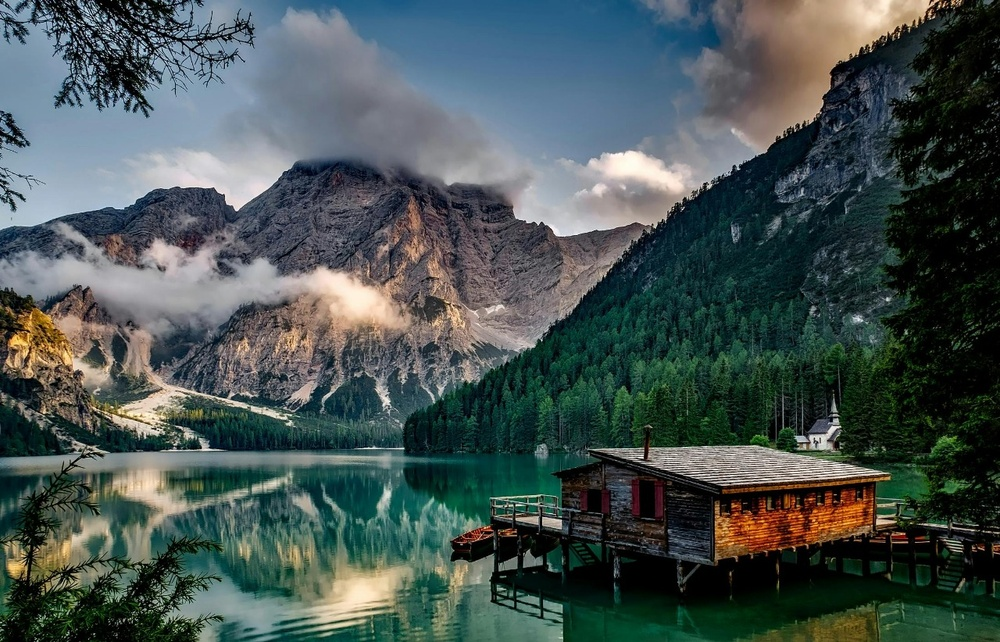
#> input picture assets/images/mountain.jpeg, 1000 x 642 px, shrunk from 1280 x 822 before the run
$ python 8-Contours-detection.py
#> lines starting #> are read from the running program, lines starting #| are printed output that depends on the picture; after the words box and inside, x2 and y2 are one past the last pixel; in counts of white or black regions, pixels touching at a corner belong together
import cv2 as cv
import numpy as np

img = cv.imread("assets/images/mountain.jpeg")
#> img is the input picture: shape (642, 1000, 3); mean B, G, R 82.4, 83.9, 71.3

blank = np.zeros(img.shape, dtype='uint8')


# [6 lines of commented-out code are left out]

gray = cv.cvtColor(img, cv.COLOR_BGR2GRAY)
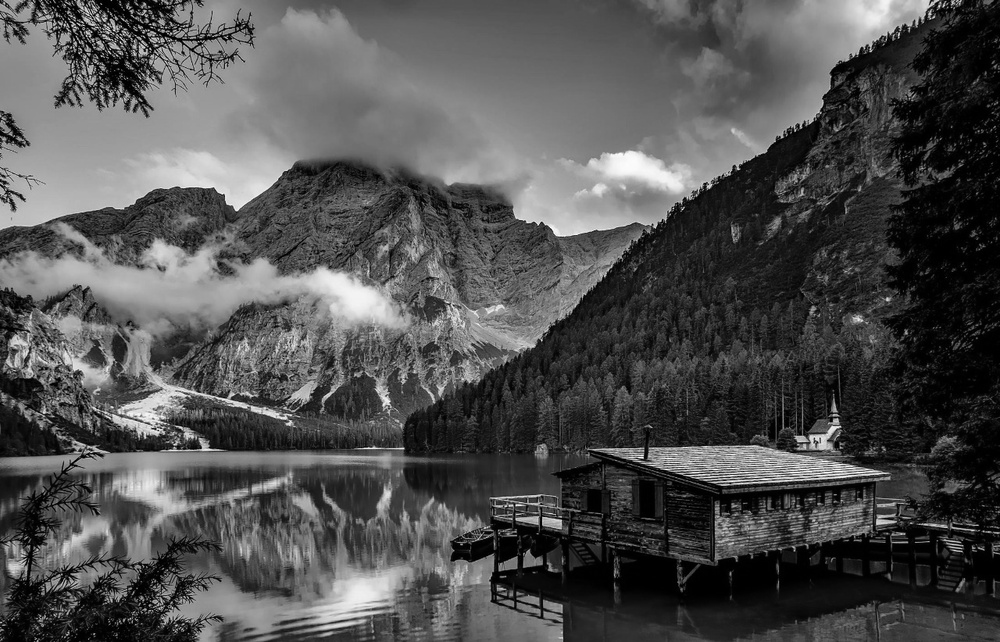
#> gray: shape (642, 1000); min 0, max 255, mean 80
rat, thresh =cv.threshold(gray, 125, 255, cv.THRESH_BINARY)
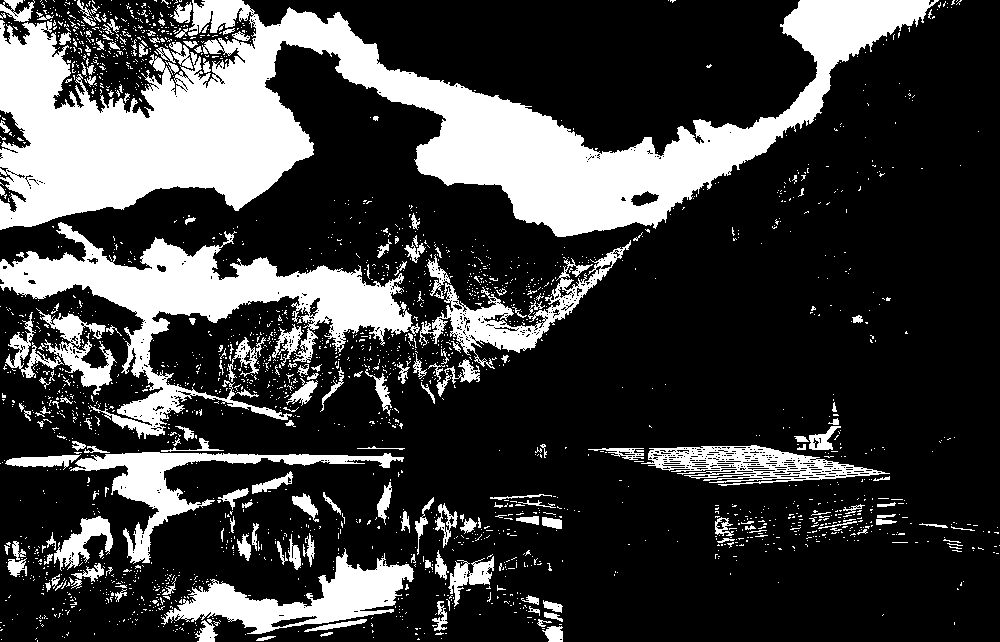
#> thresh: shape (642, 1000); 24.4% white; 2321 white regions (2132 under 20 px)
contours, hierachires = cv.findContours(thresh, cv.RETR_LIST, cv.CHAIN_APPROX_NONE)
#> contours = 3427 contours, 3227 with area under 20; largest, box (x1, y1, x2, y2) and area: (0, 0, 939, 237) 79582, (0, 222, 420, 439) 22392, (161, 548, 414, 634) 7506, (70, 452, 404, 564) 5736, (641, 445, 890, 486) 5123
print(len(contours))
#| 3427
cv.drawContours(blank, contours, -1, (255,255,0), 2)
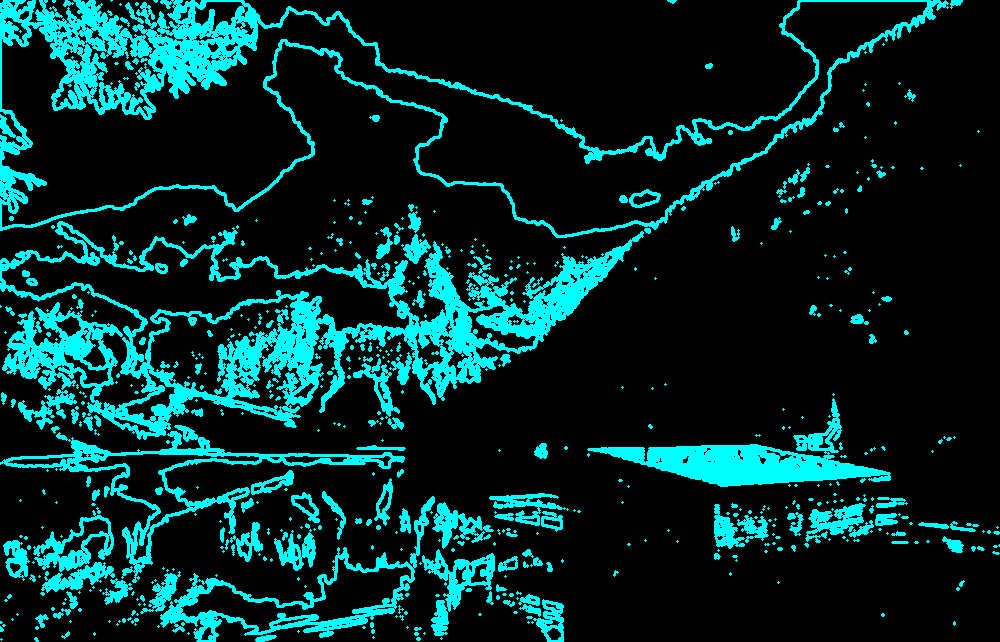
#> blank: shape (642, 1000, 3); mean of channels 0, 1, 2 42.2, 42.2, 0; drawn as B, G, R
cv.imshow("Thresold", blank)

cv.waitKey(0)
